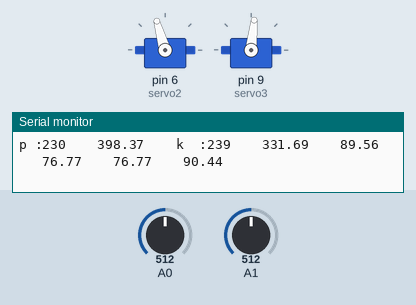
The sketch below on a simulated Arduino Uno, built with avr-gcc and run on an emulated ATmega328P. On the bench: 2 × servo, the last lines printed to the serial monitor. The test bench sets the inputs (shaded band); at power-on: A0 = 512, A1 = 512.

Above: at 1.2 s.
1.3 s: A0 set to 716
At 3.0 s:
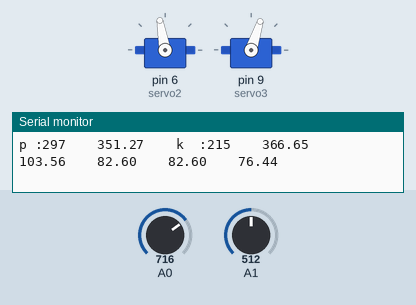
4.3 s: A1 set to 1009
At 6.3 s:
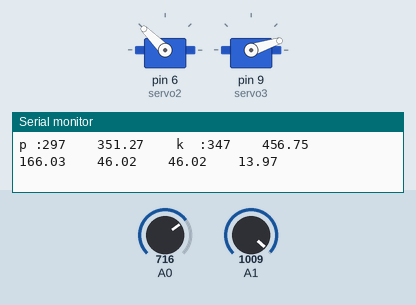
7.3 s: A1 set to 1021
At 7.73 s:
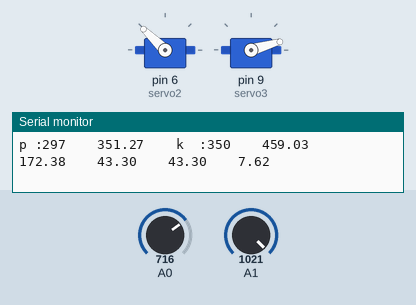
10.3 s: A0 set to 511
At 12.2 s:
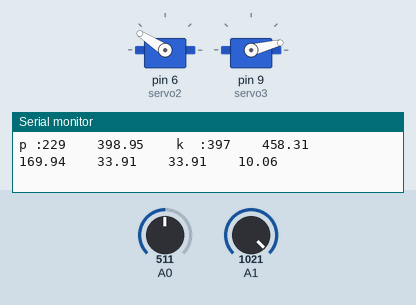
13.3 s: A1 set to 511
At 15.6 s:
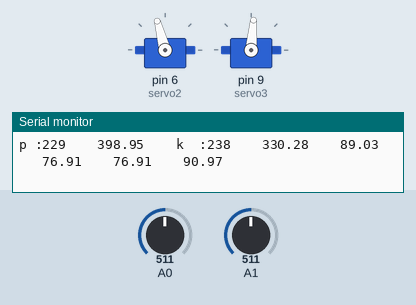
16.3 s: A0 set to 122
At 18.7 s:
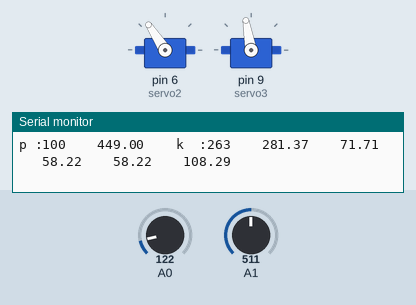
Timing chart, 0 to 20.2 s (numbered marks = the images above; inputs shaded):
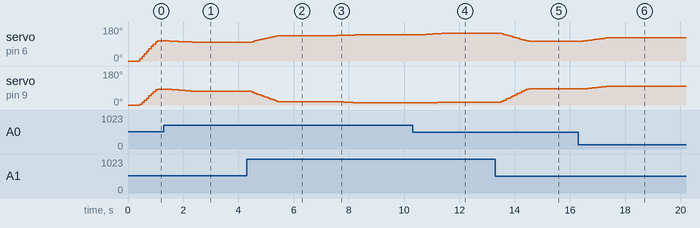

Measured:
- after the input at 1.3 s, servo on pin 6 (servo2): moves from 106° to 100° over 0.83 s, starting after 0.20 s; servo on pin 9 (servo3): moves from 84° to 72° over 0.92 s, starting after 0.20 s
- after the input at 4.3 s, servo on pin 6 (servo2): moves from 100° to 135° over 0.92 s, starting after 0.19 s; servo on pin 9 (servo3): moves from 72° to 18° over 0.92 s, starting after 0.19 s
- after the input at 7.3 s, servo on pin 6 (servo2): 135° → 136° after 0.27 s, → 137° 0.33 s later, → 138° 0.33 s later; servo on pin 9 (servo3): moves from 18° to 12° over 0.90 s, starting after 0.18 s
- after the input at 10.3 s, servo on pin 6 (servo2): moves from 138° to 147° over 0.92 s, starting after 0.23 s; servo on pin 9 (servo3): 12° → 13° after 0.39 s, → 14° 0.50 s later
- after the input at 13.3 s, servo on pin 6 (servo2): moves from 147° to 105° over 0.99 s, starting after 0.22 s; servo on pin 9 (servo3): moves from 14° to 85° over 0.99 s, starting after 0.22 s
- after the input at 16.3 s, servo on pin 6 (servo2): moves from 105° to 123° over 0.92 s, starting after 0.18 s; servo on pin 9 (servo3): moves from 85° to 100° over 0.92 s, starting after 0.18 s

The sketch:

inverse_2.ino
```cpp
#include <Servo.h>
// ramp lib
#include <Ramp.h>

Servo servo2;
Servo servo3;

int servo1Offset = 700;      // gripper closed - max 2200
int servo2Offset = 1120;      // shoulder back - min 600  (1120 mid)
int servo3Offset = 1180;      // elbow back - max 2180 (1180 mid)
int servo4Offset = 1555;
// moving the foot forwards or backwards in the side plane
double shoulderAngle2;
double shoulderAngle2a;
double shoulderAngle2Degrees;
double shoulderAngle2aDegrees;
double z2;
double x;

// side plane of individual leg only
double lowerLength = 280.0;
double upperLength = 180.0;
double armLength;
double z;
double shoulderAngle;
double shoulderAngleDegrees;
double shoulderAngle1a;
double elbowAngle;
double elbowAngleDegrees;

// interpolation targets
double zTarget;
double xTarget;

// output scaling
double shoulderMs;
double shoulderMs2;
double elbowMs;

int ball;     // ball proximity

// wheel encoder interrupts

volatile long encoder0Pos = 0;    // encoder 1
long encoder0Target = 0;

unsigned long currentMillis;
unsigned long previousMillis;

long previousStepMillis = 0;    // set up timers
int stepFlag = 0;
int dl = 1000, u = 0, continew = 0, Stop = 0;

class Interpolation {
public:
    rampInt myRamp;
    int interpolationFlag = 0;
    int savedValue=10;

    int go(int input, int duration) {

      if (input != savedValue) {   // check for new data
          interpolationFlag = 0;
      }
      savedValue = input;          // bookmark the old value

      if (interpolationFlag == 0) {                                        // only do it once until the flag is reset
          myRamp.go(input, duration, LINEAR, ONCEFORWARD);              // start interpolation (value to go to, duration)
          interpolationFlag = 1;
      }

      int output = myRamp.update();
      return output;
    }
};    // end of class

Interpolation interpX;
Interpolation interpZ;

void setup() {
  Serial.begin(9600);
    servo2.attach(6);         // shoulder
  servo3.attach(9);         // elbow
    servo2.writeMicroseconds(servo2Offset);    // shoulder
  servo3.writeMicroseconds(servo3Offset);    // elbow
  // put your setup code here, to run once:

}

void loop() {

//
  int p=analogRead(A0);
  p=map(p,0,1024,60,400);
  Serial.print("p :");
  Serial.print(p);
  Serial.print("    ");
   z= p;

  double y_range=sqrt(sq(460.0)-sq(z));
  Serial.print(y_range);
  Serial.print("    ");
  int k=analogRead(A1);
  k=map(k,0,1024,80,y_range);
  Serial.print("k  :");
  Serial.print(k);
   Serial.print("    ");
  x = k;


  z2 = sqrt(sq(x) + sq(z));   // calc new arm length to feed to the next bit of code below
  //          Serial.print(" z2 =");
  Serial.print(z2);
  // ****************
  Serial.print("    ");

  // calculate arm length based on upper/lower length and elbow and shoulder angle
  shoulderAngle2a = (sq(x) + sq(z2) - sq(z)) / (2 * x * z2);
  double shi = acos(shoulderAngle2a);
  //Serial.print(shi);
  //Serial.print("    ");
  shoulderAngle1a = (sq(lowerLength) + sq(z2) - sq(upperLength)) / (2 * lowerLength * z2);
  // Serial.print(shoulderAngle1a);
  // Serial.print("    ");

  double theeta = acos(shoulderAngle1a);     // radians
  // Serial.print(theeta);


  shoulderAngle = theeta + shi;

  elbowAngle =  (sq(lowerLength)  + sq(upperLength) - sq(z2)) / (2 * lowerLength * upperLength );   // radians
  double alpha = acos(elbowAngle);
  // Serial.println(elbowAngle);
  elbowAngleDegrees = alpha * (180 / PI);
  Serial.print(elbowAngleDegrees);
  Serial.print("    ");
  shoulderAngleDegrees = shoulderAngle * (180 / PI);  // degrees
  Serial.print(shoulderAngleDegrees);

  shoulderMs = ((180-shoulderAngleDegrees) * 10.0 )+600;
  elbowMs = ((180-elbowAngleDegrees) * 9.0  )+600;

  Serial.print("    ");
  Serial.print(shoulderAngleDegrees);
  Serial.print("    ");
  Serial.print(180-elbowAngleDegrees);
  Serial.println("    ");
//
////
  float ang = interpX.go(shoulderMs,1000);
  float ang2 = interpZ.go(elbowMs,1000);
  servo2.writeMicroseconds(ang );    // shoulder
  servo3.writeMicroseconds(ang2  );    // elbow

//  servo3.write(180-elbowAngleDegrees);    // shoulder
//  servo2.write(180- shoulderAngleDegrees);    // elbow

//    servo2.write(90);    // shoulder
//  servo3.write(90 );    // elbow

}
```
